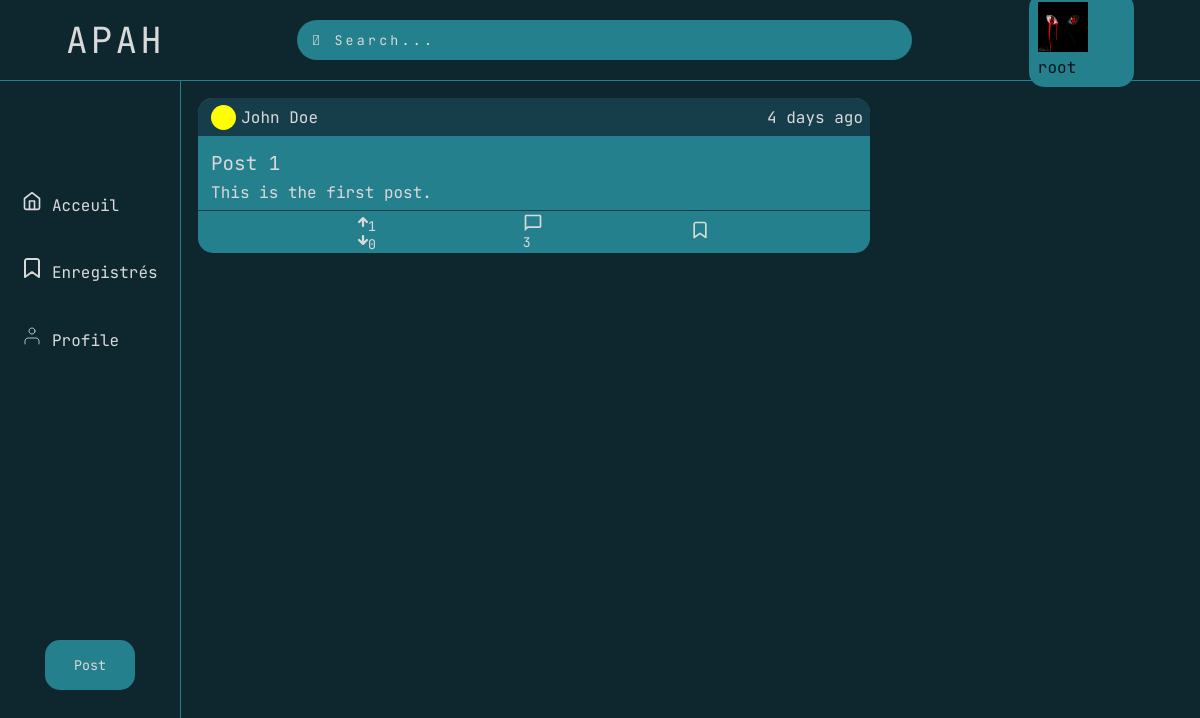
The page /Bookmark/ (signed in) on the database its author committed.
### MyUser/models.py (models this page shows, shortened)
class User(AbstractBaseUser, PermissionsMixin):
    id = models.UUIDField( primary_key = True, unique=True,
         default = uuid.uuid4,  editable = False)
    email = models.EmailField(blank=True, default='', unique=True)
    fname = models.CharField(max_length=255, blank=True, default='')
    lname =  models.CharField(max_length=255, blank=True, default='')
    phone = models.CharField(max_length=12, blank=True, default='')
    profile_pic = models.ImageField(blank=True,upload_to="ids/")
    is_staff = models.BooleanField(default=False)
    date_joined = models.DateTimeField(default=timezone.now)
    objects = CustomUserManager()
    USERNAME_FIELD = 'email'
    EMAIL_FIELD = 'email'
    REQUIRED_FIELDS = ['phone','fname','lname']
    class Meta:
        verbose_name = 'User'
        verbose_name_plural = 'Users'

### main/models.py (models this page shows, shortened)
class Post(models.Model):
    id = models.UUIDField( primary_key = True, unique=True,
         default = uuid.uuid4,  editable = False)
    title = models.CharField(max_length=150)
    text = models.CharField(max_length=1500)
    hashtags =models.CharField(max_length=1000,default="")
    Date = models.DateTimeField(default=timezone.now)
    user =  models.ForeignKey(User,on_delete=models.CASCADE)

### main/views.py (the view)
# urls.py: path("Bookmark/",view=views.Bookmarkv,name="bookmark"),
def Bookmarkv(request):
    if request.user.is_authenticated:
        try:
            bookm = BookMark.objects.get(user=request.user)
        except BookMark.DoesNotExist:
            bookm = []
        try:
            posts = [i.post for i in bookm]
        except TypeError:
            posts = [bookm.post]
        posts_data = []
        for post in posts:
            commentc = Comment.objects.filter(post=post).count()
            posts_data.append({
                'post': post,
                'timedelta': human_time_difference(post.Date),
                'likes': Like.objects.filter(post=post).count(),
                'dislikes': Dislike.objects.filter(post=post).count(),
                'commentcount':commentc
            })
            return render(request,"bookmark.html",{"posts_data":posts_data})
    else:
        return redirect("mylogin")

### main/utils.py (called while the page is built, shortened)
def human_time_difference(from_time:datetime, to_time:datetime|None =None ) -> str:
    if to_time is None:
        to_time = datetime.now(tz=timezone.utc)
    td :timedelta=  to_time - from_time
    if td.days >= 7:
        weeks = td.days // 7
        return f"{weeks} week{'s' if weeks > 1 else ''} ago"
    elif td.days > 0:
        return f"{td.days} day{'s' if td.days > 1 else ''} ago"

### main/templates/bookmark.html (shortened to what this page needs)
{% extends 'base.html' %}
{% load static %}
{% block content %}
{% for post_data in posts_data %}
        <div class="posts-container">
            <div class="post-card">
                <div class="post-info">
                    <div class="post-user">
                        <div class="user-data">
                            <div class="user-avatar"><img src="#" alt=""></div>
                        </div>
                        <p class="user-username">{{post_data.post.user.fname}} {{post_data.post.user.lname}}</p>
                    </div>
                    <div class="post-time">{{post_data.timedelta}}</div>
                </div>
                <a href="{% url 'spost' post_id=post_data.post.pk%}">
                <div class="post-data">
                    <div class="post-title">{{post_data.post.title}}</div>
                    <div class="post-text ">{{post_data.post.text}}</div>
                </div>
                </a>
                <div class="post-interactions">
                    <div class="post-votes">
                        <a href="#">
                            <div class="upvotes">
                                <svg width="10" height="10" viewBox="0 0 18 18" fill="none" xmlns="http://www.w3.org/2000/svg">
                                    <path d="M9 16V2M9 2L2 9M9 2L16 9" stroke="#D9D9D9" stroke-width="4" stroke-linecap="round"
                                        stroke-linejoin="round" />
                                </svg>
                                <sub>{{post_data.likes}}</sub>
                            </div>
                        </a>
                        <a href="#">
                            <div class="downvotes">
                                <svg width="10" height="10" viewBox="0 0 18 18" fill="none" xmlns="http://www.w3.org/2000/svg">
                                    <path d="M9 16V2M9 2L2 9M9 2L16 9" stroke="#D9D9D9" stroke-width="4" stroke-linecap="round"
                                        stroke-linejoin="round" />
                                </svg>
                                <sub>{{post_data.dislikes}}</sub>
                            </div>
                        </a>
                    </div>
                    <a href="#">
                        <div class="post-comments">
                            <sub>{{post_data.commentcount}}</sub>
                        </div>
                    </a>
                    <a href="#">
                        {% if post_data.bookmarked %}
                        <div class="post-bookmark">
                            <svg width="20" height="20" viewBox="0 0 48 48" fill="none" xmlns="http://www.w3.org/2000/svg">
                                <path
                                    d="M38 42L24 32L10 42V10C10 8.93913 10.4214 7.92172 11.1716 7.17157C11.9217 6.42143 12.9391 6 14 6H34C35.0609 6 36.0783 6.42143 36.8284 7.17157C37.5786 7.92172 38 8.93913 38 10V42Z"
                                    stroke="#D9D9D9" stroke-width="4" stroke-linecap="round" stroke-linejoin="round" />
                            </svg>
                        </div>
                        {% else %}
                        <div class="post-bookmark">
                        </div>
                        {% endif %}
                </div>
            </div>
        </div>
        {% empty %}
        nothing
    {% endfor %}
{% endblock %}

### templates/base.html (shortened to what this page needs)
<!DOCTYPE html>
{% load static %}
<html lang="en">
<head>
    <link rel="stylesheet" href="https://cdnjs.cloudflare.com/ajax/libs/font-awesome/4.7.0/css/font-awesome.min.css">
   <link rel="stylesheet" href="{% static 'css/styles.css' %}">
</head>
<body>
    <div class="nav-bar" id="blured">
        <div class="logo"><a href="{% url 'home' %}" class="logo">Apah</a></div>
        <div class="search-bar"><input type="text" name="search-bar" placeholder="&#61442; Search..." class="input"></div>
        {% if user.is_authenticated %}<a href="{% url 'mylogin' %}" class="sign-button"><div class="sign-button"><img src="{{ user.profile_pic.url | default:'/static/images/default_user.png' }}" alt="Profile Picture" height = 50px width = 50px >{{user.fname}}</div></a>
        {% else %}<a href="{% url 'mylogin' %}" class="sign-button"><div class="sign-button">S'identifier</div></a>
        {% endif %}
    </div>
   <div class="main-container" id="blured">
    <div class="side-bar">
        <div class="tab-container">
            <a href="{% url 'home' %}" class="tab home">
                Acceuil
            </a>
            <a href="{% url 'bookmark' %}" class="tab bookmarks">
                Enregistrés
            </a>
            <a href="{% url 'mylogin' %}" class="tab profile">
                Profile
            </a>
        </div>
        <div class="post">
            <button href="{% url 'home' %}" class="post-button" onclick="openForm()">Post</button>
        </div>
    </div>
    <div class="core-page">
        {% block content %}{% endblock %}
    </div>
</body>
</html>

### static/css/styles.css (style rules this page uses)
* { font-family: "JetBrains Mono" , monospace; margin: 0; padding: 0; }
body { background-color: #0E272F; display: flex; flex-direction: column; height: 100vh; }
.nav-bar { border-bottom: 1px solid #25808E; color: #D9D9D9; display: flex; flex-direction: row; width: 100%; align-items: center; justify-content: space-around; height: 10vh; }
.logo { text-transform: uppercase; font-size: 1.5em; letter-spacing: 0.2rem; }
.search-bar { width: 50%; height: 50%; }
.input { width: 100%; height: 100%; border-radius: 25px; background-color: #25808E; border: none; color: #D9D9D9; letter-spacing: 0.2rem; padding-left: 15px; }
::placeholder { color: #D9D9D9; text-size-adjust: bold; }
.sign-button { background-color: #25808E; border-radius: 15px; justify-content: center; padding: 0.7%; color: #04141A; text-decoration: none; }
.main-container { display: flex; flex-direction: row; height: 90vh; width: 100%; }
.side-bar { display: flex; flex-direction: column; gap: 25%; width: 15%; align-items: center; border-right:1px solid #25808E ; justify-content: space-evenly; height: 100%; }
.post { width: 50%; display: flex; align-items: center; }
.post-button { text-align: center; text-decoration: none; height: 100%; width: 100%; background-color: #25808E; border-radius: 15px; height: 50px; color: #D9D9D9; padding: 5%; border: 0; }
.tab-container { display: flex; height: 20vh; flex-direction: column; justify-content: space-between; }
.tab { text-decoration: none; color: #D9D9D9; }
.core-page { color: #D9D9D9; width: 70%; height: 100%; overflow-y: scroll; }
.posts-container { display: flex; flex-direction: column; justify-content: center; width: 100%; }
.post-card { display: flex; flex-direction: column; width: 80%; border-radius:15px; background-color: #25808E; margin: 2%; }
.post-info { background-color: #153E4A; width: 100%; border-radius:15px 15px 0px 0px; display: flex; align-items: center; justify-content: space-between; }
.post-user { display: flex; flex-direction: row; justify-content: flex-start; padding: 1%; padding-left: 2%; gap: 5px; align-items: center; }
.user-avatar { border-radius: 50px; background-color: yellow; width: 25px; height: 25px; }
.post-time { display: flex; flex-direction: row; justify-content: flex-end; padding: 1%; }
.post-interactions { display: flex; flex-direction: row; justify-content: space-evenly; align-items: center; padding-left: 2%; padding-right: 2%; border-top: 1px solid #153E4A; }
.post-data { padding: 1%; }
.post-title { font-size: 1.2rem; padding: 1%; word-wrap: break-word; }
.post-text { white-space: nowrap; overflow: hidden; text-overflow: ellipsis; width: 250px; padding-left: 1%; }
.post-votes { margin-top: 1%; display: flex; flex-direction:column ; }
.post-comments { margin-top: 1%; display: flex; flex-direction:column ; }
.upvotes { display: flex; flex-direction: row; }
.downvotes { display: flex; flex-direction: row; }
.downvotes>svg { rotate: z 180deg; }
a { text-decoration: none; color: #D9D9D9; }

### rows shown on the page
User: profile_pic (picture), fname "root"
Post: post.user.fname "John", post.user.lname "Doe", timedelta "4 days ago", post "Post 1", post.text "This is the first post.", likes "1", dislikes "0", commentcount "3"
